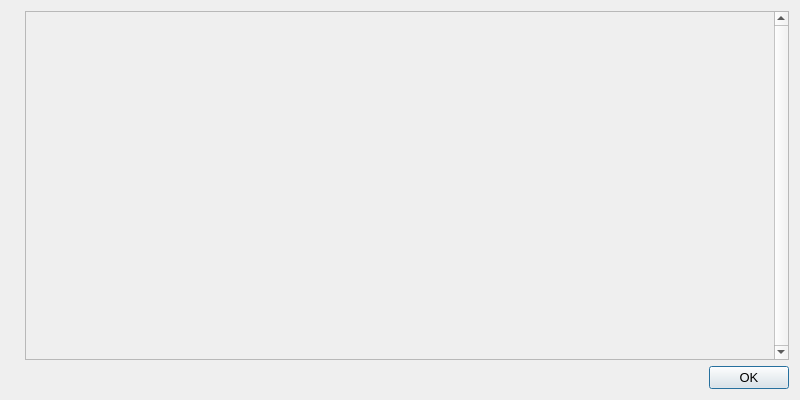
<?xml version="1.0" encoding="UTF-8"?>
<ui version="4.0">
 <class>HelpMessageDialog</class>
 <widget class="QDialog" name="HelpMessageDialog">
  <property name="geometry">
   <rect>
    <x>0</x>
    <y>0</y>
    <width>800</width>
    <height>400</height>
   </rect>
  </property>
  <property name="font">
   <font>
    <pointsize>10</pointsize>
   </font>
  </property>
  <property name="windowTitle">
   <string notr="true">Zeuro Core - Command-line options</string>
  </property>
  <layout class="QHBoxLayout" name="horizontalLayout_2">
   <item>
    <widget class="QLabel" name="graphic">
     <property name="sizePolicy">
      <sizepolicy hsizetype="Preferred" vsizetype="Ignored">
       <horstretch>0</horstretch>
       <verstretch>0</verstretch>
      </sizepolicy>
     </property>
     <property name="pixmap">
      <pixmap resource="../zeuro.qrc">:/images/about</pixmap>
     </property>
    </widget>
   </item>
   <item>
    <layout class="QVBoxLayout" name="verticalLayout">
     <item>
      <widget class="QScrollArea" name="scrollArea">
       <property name="verticalScrollBarPolicy">
        <enum>Qt::ScrollBarAlwaysOn</enum>
       </property>
       <property name="widgetResizable">
        <bool>true</bool>
       </property>
       <widget class="QWidget" name="scrollAreaWidgetContents">
        <property name="geometry">
         <rect>
          <x>0</x>
          <y>0</y>
          <width>659</width>
          <height>348</height>
         </rect>
        </property>
        <layout class="QVBoxLayout" name="verticalLayout_2">
         <item>
          <widget class="QLabel" name="helpMessageLabel">
           <property name="cursor">
            <cursorShape>IBeamCursor</cursorShape>
           </property>
           <property name="textFormat">
            <enum>Qt::PlainText</enum>
           </property>
           <property name="openExternalLinks">
            <bool>true</bool>
           </property>
           <property name="textInteractionFlags">
            <set>Qt::LinksAccessibleByMouse|Qt::TextSelectableByKeyboard|Qt::TextSelectableByMouse</set>
           </property>
          </widget>
         </item>
        </layout>
       </widget>
      </widget>
     </item>
     <item>
      <widget class="QDialogButtonBox" name="okButton">
       <property name="orientation">
        <enum>Qt::Horizontal</enum>
       </property>
       <property name="standardButtons">
        <set>QDialogButtonBox::Ok</set>
       </property>
      </widget>
     </item>
    </layout>
   </item>
  </layout>
 </widget>
 <resources>
  <include location="../zeuro.qrc"/>
 </resources>
 <connections>
  <connection>
   <sender>okButton</sender>
   <signal>accepted()</signal>
   <receiver>HelpMessageDialog</receiver>
   <slot>accept()</slot>
   <hints>
    <hint type="sourcelabel">
     <x>20</x>
     <y>20</y>
    </hint>
    <hint type="destinationlabel">
     <x>20</x>
     <y>20</y>
    </hint>
   </hints>
  </connection>
  <connection>
   <sender>okButton</sender>
   <signal>rejected()</signal>
   <receiver>HelpMessageDialog</receiver>
   <slot>reject()</slot>
   <hints>
    <hint type="sourcelabel">
     <x>20</x>
     <y>20</y>
    </hint>
    <hint type="destinationlabel">
     <x>20</x>
     <y>20</y>
    </hint>
   </hints>
  </connection>
 </connections>
</ui>
